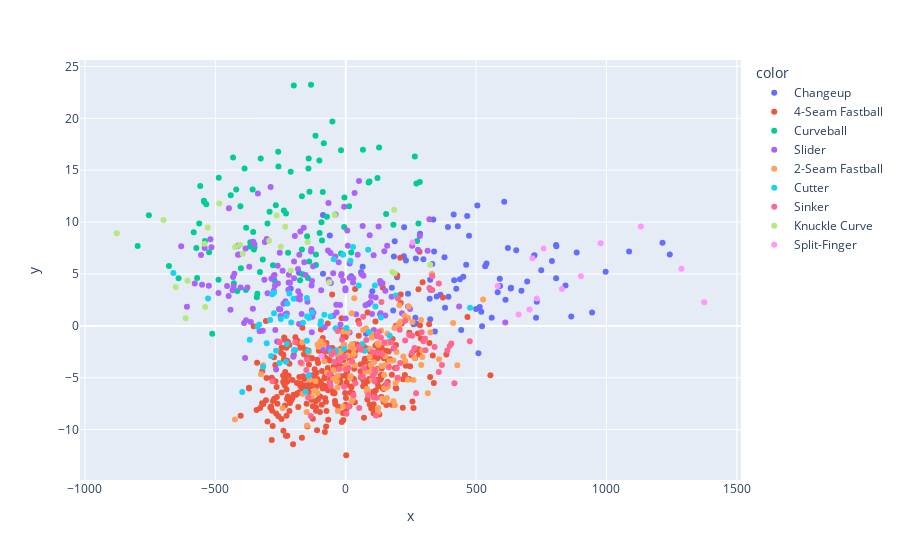

Notebook code cell kept with this figure:
### Code cell
components[:,0]
fig = px.scatter(components, x=components[:,0], y=components[:,1], color = df.pitch_name, hover_name = df.pitch_name)
fig.show()

### Figure 1 — Plotly figure (JSON) as saved in the notebook; plotly's stock layout.template omitted (floating-point values rounded to 4 significant figures; data arrays with more than 128 entries replaced by an {"elided": "..."} marker saying what was removed)
{"data": [{"hovertemplate": "<b>%{hovertext}</b><br><br>color=Changeup<br>x=%{x}<br>y=%{y}<extra></extra>", "hovertext": ["Changeup", "Changeup", "Changeup", "Changeup", "Changeup", "Changeup", "Changeup", "Changeup", "Changeup", "Changeup", "Changeup", "Changeup", "Changeup", "Changeup", "Changeup", "Changeup", "Changeup", "Changeup", "Changeup", "Changeup", "Changeup", "Changeup", "Changeup", "Changeup", "Changeup", "Changeup", "Changeup", "Changeup", "Changeup", "Changeup", "Changeup", "Changeup", "Changeup", "Changeup", "Changeup", "Changeup", "Changeup", "Changeup", "Changeup", "Changeup", "Changeup", "Changeup", "Changeup", "Changeup", "Changeup", "Changeup", "Changeup", "Changeup", "Changeup", "Changeup", "Changeup", "Changeup", "Changeup", "Changeup", "Changeup", "Changeup", "Changeup", "Changeup", "Changeup", "Changeup", "Changeup", "Changeup", "Changeup", "Changeup", "Changeup", "Changeup", "Changeup", "Changeup", "Changeup", "Changeup", "Changeup", "Changeup", "Changeup", "Changeup", "Changeup", "Changeup", "Changeup", "Changeup", "Changeup", "Changeup", "Changeup", "Changeup", "Changeup", "Changeup", "Changeup", "Changeup", "Changeup", "Changeup", "Changeup", "Changeup", "Changeup"], "legendgroup": "Changeup", "marker": {"color": "#636efa", "symbol": "circle"}, "mode": "markers", "name": "Changeup", "orientation": "v", "showlegend": true, "type": "scatter", "x": [807.0, 722.0, 270.0, 583.0, -24.98, 349.0, 430.0, 177.0, 342.0, 260.0, 1087.0, 285.0, 724.0, -86.99, 462.0, 500.0, 807.0, 808.0, 298.0, 514.0, 438.0, 414.0, 535.0, 730.0, 394.0, 997.0, 1215.0, 231.0, 451.0, 865.0, 520.0, 505.0, 336.0, 696.0, -86.99, 424.0, 223.0, 269.0, -211.0, 608.0, 59.01, 78.02, 613.0, 473.0, 633.0, 163.0, 1243.0, 733.0, 466.0, 540.0, 886.0, 945.0, 182.0, 224.0, 379.0, 132.0, 363.0, 102.0, 654.0, 443.0, 392.0, 622.0, 267.0, 188.0, 65.01, -179.0, 339.0, 416.0, -6.979, -60.99, 239.0, 87.02, 674.0, 592.0, 185.0, 21.02, 197.0, 324.0, 750.0, 634.0, 332.0, 591.0, 381.0, 791.0, 322.0, 560.0, 324.0, 184.0, 843.0, 523.0, 509.0], "xaxis": "x", "y": [4.592, 6.762, 0.2188, 3.244, -0.4002, 2.832, 9.598, 3.685, -0.5324, 0.154, 7.155, 8.865, 6.805, 5.02, 5.902, 1.616, 7.801, 7.675, 6.412, 1.817, 4.482, 10.73, 5.754, 0.7792, 2.804, 5.219, 8.012, 6.309, 4.732, 0.9112, 1.358, 11.59, 10.24, 4.283, 10.68, 3.582, 6.721, 6.498, 3.605, 11.97, 5.176, -0.7557, 2.516, 8.689, 3.601, -1.585, 6.87, 2.332, 10.59, 6.018, 7.067, 1.3, 1.493, 9.512, 6.608, 1.109, 2.991, 3.328, 7.282, -0.4087, 9.522, 7.508, 0.7945, 8.143, 5.698, 5.113, 7.163, 4.389, -1.806, 8.716, 3.105, 2.116, 3.384, 3.839, 6.681, 4.773, 4.697, 4.436, 5.352, 3.684, 5.974, 4.532, 1.752, 6.248, 2.603, 0.7921, 0.6344, -2.184, 3.879, -0.02865, -2.645], "yaxis": "y"}, {"hovertemplate": "<b>%{hovertext}</b><br><br>color=4-Seam Fastball<br>x=%{x}<br>y=%{y}<extra></extra>", "hovertext": {"elided": "356 str values"}, "legendgroup": "4-Seam Fastball", "marker": {"color": "#EF553B", "symbol": "circle"}, "mode": "markers", "name": "4-Seam Fastball", "orientation": "v", "showlegend": true, "type": "scatter", "x": {"elided": "356 float values"}, "xaxis": "x", "y": {"elided": "356 float values"}, "yaxis": "y"}, {"hovertemplate": "<b>%{hovertext}</b><br><br>color=Curveball<br>x=%{x}<br>y=%{y}<extra></extra>", "hovertext": ["Curveball", "Curveball", "Curveball", "Curveball", "Curveball", "Curveball", "Curveball", "Curveball", "Curveball", "Curveball", "Curveball", "Curveball", "Curveball", "Curveball", "Curveball", "Curveball", "Curveball", "Curveball", "Curveball", "Curveball", "Curveball", "Curveball", "Curveball", "Curveball", "Curveball", "Curveball", "Curveball", "Curveball", "Curveball", "Curveball", "Curveball", "Curveball", "Curveball", "Curveball", "Curveball", "Curveball", "Curveball", "Curveball", "Curveball", "Curveball", "Curveball", "Curveball", "Curveball", "Curveball", "Curveball", "Curveball", "Curveball", "Curveball", "Curveball", "Curveball", "Curveball", "Curveball", "Curveball", "Curveball", "Curveball", "Curveball", "Curveball", "Curveball", "Curveball", "Curveball", "Curveball", "Curveball", "Curveball", "Curveball", "Curveball", "Curveball", "Curveball", "Curveball", "Curveball", "Curveball", "Curveball", "Curveball", "Curveball", "Curveball", "Curveball", "Curveball", "Curveball", "Curveball", "Curveball", "Curveball", "Curveball", "Curveball", "Curveball", "Curveball", "Curveball", "Curveball", "Curveball", "Curveball", "Curveball", "Curveball", "Curveball", "Curveball"], "legendgroup": "Curveball", "marker": {"color": "#00cc96", "symbol": "circle"}, "mode": "markers", "name": "Curveball", "orientation": "v", "showlegend": true, "type": "scatter", "x": [122.0, -441.0, -168.0, -84.0, -273.0, -355.0, -211.0, -148.0, -350.0, -402.0, -145.0, -175.0, -116.0, -229.0, -51.0, -101.0, 91.01, -17.98, -221.0, -233.0, -416.0, -488.0, -570.0, 271.0, -114.0, -404.0, 265.0, -420.0, 183.0, -237.0, -329.0, -268.0, -540.0, -366.0, -259.0, -432.0, 155.0, -165.0, -318.0, -543.0, -755.0, -326.0, -168.0, -341.0, -339.0, -99.99, -487.0, -90.99, -199.0, -292.0, 13.01, -798.0, -361.0, -558.0, 21.01, -87.99, -300.0, -140.0, -143.0, -279.0, -352.0, -429.0, -388.0, 128.0, -133.0, 274.0, -114.0, -583.0, -524.0, -5.99, -383.0, -71.99, 279.0, 66.01, 284.0, -357.0, -139.0, -367.0, -258.0, 88.01, -535.0, -678.0, -4.992, -18.0, -562.0, -544.0, -382.0, -142.0, -641.0, -512.0, -573.0, -92.99], "xaxis": "x", "y": [14.25, 12.6, 7.371, 17.59, 4.361, 9.053, 14.85, 8.63, 7.579, 5.564, 4.607, 4.402, 18.31, 10.82, 19.69, 15.94, 13.92, 6.965, 7.04, 2.2, 3.354, 4.447, 4.606, 13.72, 6.876, 11.53, 16.32, 13.15, 9.737, 11.11, 5.195, 11.63, 8.189, 8.05, 16.77, 16.23, 10.77, 4.982, 6.406, 11.96, 10.66, 16.12, 12.48, 2.757, 3.095, 8.956, 14.26, 8.239, 23.17, 10.99, 11.52, 7.706, 7.699, 13.48, 7.064, 12.89, 9.865, 6.207, 15.15, 5.839, 7.354, 4.099, 15.17, 17.18, 23.23, 8.185, 5.876, 9.03, 7.104, 9.522, 3.447, 10.52, 9.871, 16.97, 13.87, 13.14, 12.92, 7.651, 15.35, 13.82, 11.71, 5.779, 12.37, 16.92, 9.853, 12.06, 9.455, 16.13, 4.578, -0.7607, 7.509, 9.99], "yaxis": "y"}, {"hovertemplate": "<b>%{hovertext}</b><br><br>color=Slider<br>x=%{x}<br>y=%{y}<extra></extra>", "hovertext": {"elided": "158 str values"}, "legendgroup": "Slider", "marker": {"color": "#ab63fa", "symbol": "circle"}, "mode": "markers", "name": "Slider", "orientation": "v", "showlegend": true, "type": "scatter", "x": {"elided": "158 float values"}, "xaxis": "x", "y": {"elided": "158 float values"}, "yaxis": "y"}, {"hovertemplate": "<b>%{hovertext}</b><br><br>color=2-Seam Fastball<br>x=%{x}<br>y=%{y}<extra></extra>", "hovertext": ["2-Seam Fastball", "2-Seam Fastball", "2-Seam Fastball", "2-Seam Fastball", "2-Seam Fastball", "2-Seam Fastball", "2-Seam Fastball", "2-Seam Fastball", "2-Seam Fastball", "2-Seam Fastball", "2-Seam Fastball", "2-Seam Fastball", "2-Seam Fastball", "2-Seam Fastball", "2-Seam Fastball", "2-Seam Fastball", "2-Seam Fastball", "2-Seam Fastball", "2-Seam Fastball", "2-Seam Fastball", "2-Seam Fastball", "2-Seam Fastball", "2-Seam Fastball", "2-Seam Fastball", "2-Seam Fastball", "2-Seam Fastball", "2-Seam Fastball", "2-Seam Fastball", "2-Seam Fastball", "2-Seam Fastball", "2-Seam Fastball", "2-Seam Fastball", "2-Seam Fastball", "2-Seam Fastball", "2-Seam Fastball", "2-Seam Fastball", "2-Seam Fastball", "2-Seam Fastball", "2-Seam Fastball", "2-Seam Fastball", "2-Seam Fastball", "2-Seam Fastball", "2-Seam Fastball", "2-Seam Fastball", "2-Seam Fastball", "2-Seam Fastball", "2-Seam Fastball", "2-Seam Fastball", "2-Seam Fastball", "2-Seam Fastball", "2-Seam Fastball", "2-Seam Fastball", "2-Seam Fastball", "2-Seam Fastball", "2-Seam Fastball", "2-Seam Fastball", "2-Seam Fastball", "2-Seam Fastball", "2-Seam Fastball", "2-Seam Fastball", "2-Seam Fastball", "2-Seam Fastball", "2-Seam Fastball", "2-Seam Fastball", "2-Seam Fastball", "2-Seam Fastball", "2-Seam Fastball", "2-Seam Fastball", "2-Seam Fastball", "2-Seam Fastball", "2-Seam Fastball", "2-Seam Fastball", "2-Seam Fastball", "2-Seam Fastball", "2-Seam Fastball", "2-Seam Fastball", "2-Seam Fastball", "2-Seam Fastball", "2-Seam Fastball", "2-Seam Fastball", "2-Seam Fastball", "2-Seam Fastball", "2-Seam Fastball", "2-Seam Fastball", "2-Seam Fastball", "2-Seam Fastball", "2-Seam Fastball", "2-Seam Fastball", "2-Seam Fastball", "2-Seam Fastball", "2-Seam Fastball", "2-Seam Fastball", "2-Seam Fastball", "2-Seam Fastball", "2-Seam Fastball", "2-Seam Fastball", "2-Seam Fastball", "2-Seam Fastball", "2-Seam Fastball", "2-Seam Fastball", "2-Seam Fastball", "2-Seam Fastball", "2-Seam Fastball", "2-Seam Fastball", "2-Seam Fastball", "2-Seam Fastball", "2-Seam Fastball", "2-Seam Fastball", "2-Seam Fastball", "2-Seam Fastball", "2-Seam Fastball", "2-Seam Fastball", "2-Seam Fastball", "2-Seam Fastball", "2-Seam Fastball", "2-Seam Fastball", "2-Seam Fastball", "2-Seam Fastball", "2-Seam Fastball", "2-Seam Fastball"], "legendgroup": "2-Seam Fastball", "marker": {"color": "#FFA15A", "symbol": "circle"}, "mode": "markers", "name": "2-Seam Fastball", "orientation": "v", "showlegend": true, "type": "scatter", "x": [412.0, 75.03, 137.0, 67.02, -46.98, 148.0, 206.0, 158.0, 239.0, 81.03, -109.0, 5.024, 78.02, 31.02, -165.0, -48.97, 183.0, -5.973, 158.0, 242.0, -9.972, 97.02, 126.0, 428.0, 136.0, -7.975, 187.0, 92.02, 527.0, 118.0, -137.0, 31.02, 30.03, 189.0, 228.0, -425.0, 86.03, 23.02, 105.0, 221.0, 358.0, 293.0, 290.0, 158.0, 325.0, 155.0, 8.025, 81.03, -167.0, -130.0, 238.0, 124.0, 141.0, 204.0, -142.0, 256.0, -31.98, -168.0, -96.98, 191.0, -33.97, 22.03, 195.0, -116.0, 123.0, 160.0, 151.0, 264.0, -325.0, -22.97, 18.02, 203.0, 331.0, 260.0, 27.03, -30.98, 206.0, -148.0, 294.0, 139.0, 35.03, 19.03, 210.0, 163.0, -6.979, -118.0, 25.02, -71.97, -16.98, 151.0, 124.0, 315.0, 96.02, -104.0, -8.975, 100.0, -108.0, 17.03, 183.0, -24.98, -81.98, -29.97, 33.02, 93.02, 200.0, -242.0, 10.02, 98.02, 168.0, 108.0, 164.0, -150.0, 226.0, 101.0, 147.0, 16.03, -83.98, -317.0, -31.97, 289.0], "xaxis": "x", "y": [0.2853, -4.415, -3.867, -0.4076, -4.256, -5.992, 0.2274, -5.933, 0.7607, -6.324, -6.459, -3.757, -0.2282, -2.724, -6.57, -5.107, -3.34, -4.079, -1.694, 1.879, -7.76, -4.398, -1.811, -3.782, -0.4354, -1.86, -0.1966, -2.986, 2.542, -4.255, -5.189, -2.23, -6.699, -7.654, -3.381, -9.009, -6.274, 1.221, -5.206, -2.942, -3.209, -2.375, -3.758, -6.937, -0.6263, -3.8, -2.846, -6.088, -1.603, -6.794, -5.196, -8.315, -3.835, -0.06868, -2.529, 0.3724, -2.356, -3.645, -1.479, -5.528, -5.362, -7.227, -2.528, -5.329, -1.67, -0.7651, -7.223, -3.095, -4.669, -2.78, -1.991, 0.1113, 5.001, -5.206, -7.104, -4.814, 1.998, -9.596, -3.007, -7.024, -3.797, -4.831, 0.3879, -5.795, -1.815, -6.254, -1.753, -4.518, -2.43, -2.92, -7.901, -6.488, -3.778, -2.002, -0.5329, -1.123, -1.793, -5.03, -7.268, -2.946, -3.398, -8.207, 2.669, -2.224, -5.168, -7.941, -0.5967, -0.7619, -3.391, -3.494, -1.622, -8.295, 0.9765, -5.167, -4.728, -3.556, -1.789, -3.796, -5.955, 0.5739], "yaxis": "y"}, {"hovertemplate": "<b>%{hovertext}</b><br><br>color=Cutter<br>x=%{x}<br>y=%{y}<extra></extra>", "hovertext": ["Cutter", "Cutter", "Cutter", "Cutter", "Cutter", "Cutter", "Cutter", "Cutter", "Cutter", "Cutter", "Cutter", "Cutter", "Cutter", "Cutter", "Cutter", "Cutter", "Cutter", "Cutter", "Cutter", "Cutter", "Cutter", "Cutter", "Cutter", "Cutter", "Cutter", "Cutter", "Cutter", "Cutter", "Cutter", "Cutter", "Cutter", "Cutter", "Cutter", "Cutter", "Cutter", "Cutter", "Cutter", "Cutter", "Cutter", "Cutter", "Cutter", "Cutter", "Cutter", "Cutter", "Cutter", "Cutter", "Cutter", "Cutter", "Cutter", "Cutter", "Cutter", "Cutter", "Cutter", "Cutter", "Cutter", "Cutter", "Cutter", "Cutter", "Cutter"], "legendgroup": "Cutter", "marker": {"color": "#19d3f3", "symbol": "circle"}, "mode": "markers", "name": "Cutter", "orientation": "v", "showlegend": true, "type": "scatter", "x": [-198.0, -149.0, -282.0, -57.98, -81.98, -148.0, -661.0, -149.0, 192.0, -143.0, -9.983, -332.0, -38.98, 28.02, 3.02, -338.0, -226.0, -141.0, -267.0, 114.0, 89.02, 135.0, -200.0, -275.0, -194.0, 64.02, -57.98, -228.0, -216.0, 169.0, -45.98, -303.0, -368.0, 50.02, -290.0, -275.0, -36.98, 112.0, -209.0, -129.0, 86.01, -229.0, -145.0, -154.0, -5.978, 477.0, -528.0, -94.98, 73.03, -317.0, -164.0, -286.0, -224.0, -397.0, -38.97, 18.01, -254.0, -96.98, -249.0], "xaxis": "x", "y": [-2.347, -1.421, 3.045, 0.9096, 1.066, 0.907, 5.107, 2.68, 2.928, -4.796, 6.865, 0.1336, -0.2383, 7.593, -0.196, -0.08851, -1.74, 0.7691, -2.4, 1.879, -0.5827, 0.8015, 2.609, 3.191, -2.312, -1.754, -2.452, 0.9417, 3.115, -0.9423, 6.412, -1.67, -1.326, 3.888, 0.5657, 1.224, -2.387, 3.888, 0.3274, 1.285, 7.332, -3.464, -2.425, -6.356, -2.193, 1.755, 2.638, 0.4358, -2.393, -3.936, 0.298, -2.907, 2.154, -6.359, -2.506, 6.286, -3.57, 0.1318, 0.6568], "yaxis": "y"}, {"hovertemplate": "<b>%{hovertext}</b><br><br>color=Sinker<br>x=%{x}<br>y=%{y}<extra></extra>", "hovertext": ["Sinker", "Sinker", "Sinker", "Sinker", "Sinker", "Sinker", "Sinker", "Sinker", "Sinker", "Sinker", "Sinker", "Sinker", "Sinker", "Sinker", "Sinker", "Sinker", "Sinker", "Sinker", "Sinker", "Sinker", "Sinker", "Sinker", "Sinker", "Sinker", "Sinker", "Sinker", "Sinker", "Sinker", "Sinker", "Sinker", "Sinker", "Sinker", "Sinker", "Sinker", "Sinker", "Sinker", "Sinker", "Sinker", "Sinker", "Sinker", "Sinker", "Sinker", "Sinker", "Sinker", "Sinker", "Sinker", "Sinker", "Sinker", "Sinker", "Sinker", "Sinker", "Sinker", "Sinker", "Sinker", "Sinker", "Sinker", "Sinker", "Sinker", "Sinker", "Sinker", "Sinker", "Sinker", "Sinker", "Sinker", "Sinker", "Sinker", "Sinker", "Sinker", "Sinker", "Sinker", "Sinker", "Sinker", "Sinker", "Sinker", "Sinker", "Sinker", "Sinker", "Sinker", "Sinker", "Sinker", "Sinker", "Sinker", "Sinker", "Sinker", "Sinker", "Sinker"], "legendgroup": "Sinker", "marker": {"color": "#FF6692", "symbol": "circle"}, "mode": "markers", "name": "Sinker", "orientation": "v", "showlegend": true, "type": "scatter", "x": [332.0, 1.029, 304.0, -21.98, 405.0, 255.0, 369.0, 476.0, -13.98, 121.0, 357.0, 124.0, 128.0, 135.0, 118.0, 29.03, -253.0, 199.0, -13.98, 11.03, -46.98, 341.0, 52.03, 86.03, 104.0, -30.97, 166.0, 157.0, -24.98, 306.0, 244.0, 399.0, 228.0, -281.0, 270.0, 52.02, -42.98, 209.0, -5.972, 390.0, 207.0, 264.0, 112.0, 79.03, 137.0, 59.03, 195.0, 116.0, 25.02, 291.0, 298.0, 332.0, -53.98, -61.97, 255.0, 173.0, 186.0, 148.0, 67.02, -59.97, -144.0, 11.02, 70.03, 3.029, 50.03, 417.0, 139.0, 357.0, -151.0, 111.0, 228.0, 107.0, 37.03, 321.0, -134.0, -3.974, -22.98, -148.0, -193.0, 65.02, 200.0, 60.03, -57.97, 103.0, -173.0, 111.0], "xaxis": "x", "y": [3.469, -4.21, -1.217, -3.37, -1.69, -2.565, -3.777, -1.492, -3.069, -0.9999, -4.436, -2.622, -0.5714, -1.134, -6.924, -6.683, -1.586, -4.987, -1.339, -7.757, -2.554, -2.036, -7.912, -6.695, -4.805, -0.5037, -3.989, -5.575, -4.153, -2.357, -0.8849, -1.946, -1.416, -5.345, -6.494, 0.1935, -3.479, -3.577, -5.853, -2.364, -0.3831, -2.119, -4.546, -1.361, 2.306, -2.305, -4.089, -8.629, -3.438, -0.6115, -1.487, 4.787, -2.791, -4.707, -0.9612, -1.572, -2.104, -1.606, 0.8713, -5.484, -6.905, -4.057, -4.093, -8.476, -2.015, -5.538, -2.716, 4.087, -4.256, -4.235, 0.491, -6.904, -5.539, 3.644, -8.672, -3.01, -3.154, -3.233, -1.579, -4.938, 2.63, -4.844, -5.793, -2.541, -3.532, -5.346], "yaxis": "y"}, {"hovertemplate": "<b>%{hovertext}</b><br><br>color=Knuckle Curve<br>x=%{x}<br>y=%{y}<extra></extra>", "hovertext": ["Knuckle Curve", "Knuckle Curve", "Knuckle Curve", "Knuckle Curve", "Knuckle Curve", "Knuckle Curve", "Knuckle Curve", "Knuckle Curve", "Knuckle Curve", "Knuckle Curve", "Knuckle Curve", "Knuckle Curve", "Knuckle Curve", "Knuckle Curve", "Knuckle Curve", "Knuckle Curve", "Knuckle Curve", "Knuckle Curve", "Knuckle Curve", "Knuckle Curve", "Knuckle Curve", "Knuckle Curve", "Knuckle Curve", "Knuckle Curve"], "legendgroup": "Knuckle Curve", "marker": {"color": "#B6E880", "symbol": "circle"}, "mode": "markers", "name": "Knuckle Curve", "orientation": "v", "showlegend": true, "type": "scatter", "x": [-529.0, -614.0, -424.0, -265.0, 187.0, -62.98, -232.0, -41.99, -652.0, 324.0, -146.0, -211.0, -395.0, -405.0, -249.0, -607.0, -294.0, -542.0, 179.0, 186.0, -485.0, -539.0, -699.0, -878.0], "xaxis": "x", "y": [9.488, 0.7406, 7.607, 10.64, 5.062, 4.192, 9.561, 10.68, 3.738, 5.891, 8.086, 5.331, 6.95, 7.787, 7.635, 4.356, 8.201, 7.905, 5.203, 11.19, 11.79, 1.808, 10.21, 8.937], "yaxis": "y"}, {"hovertemplate": "<b>%{hovertext}</b><br><br>color=Split-Finger<br>x=%{x}<br>y=%{y}<extra></extra>", "hovertext": ["Split-Finger", "Split-Finger", "Split-Finger", "Split-Finger", "Split-Finger", "Split-Finger", "Split-Finger", "Split-Finger", "Split-Finger", "Split-Finger", "Split-Finger", "Split-Finger", "Split-Finger", "Split-Finger"], "legendgroup": "Split-Finger", "marker": {"color": "#FF97FF", "symbol": "circle"}, "mode": "markers", "name": "Split-Finger", "orientation": "v", "showlegend": true, "type": "scatter", "x": [1132.0, 1288.0, 716.0, 663.0, 978.0, 256.0, -91.98, 902.0, 1375.0, 705.0, 733.0, 759.0, 829.0, 583.0], "xaxis": "x", "y": [9.585, 5.499, 6.524, 1.096, 7.969, 8.031, -2.898, 4.785, 2.286, 1.578, 2.629, 7.466, 3.563, 3.838], "yaxis": "y"}], "layout": {"legend": {"title": {"text": "color"}, "tracegroupgap": 0}, "margin": {"t": 60}, "xaxis": {"anchor": "y", "domain": [0, 1], "title": {"text": "x"}}, "yaxis": {"anchor": "x", "domain": [0, 1], "title": {"text": "y"}}}}
